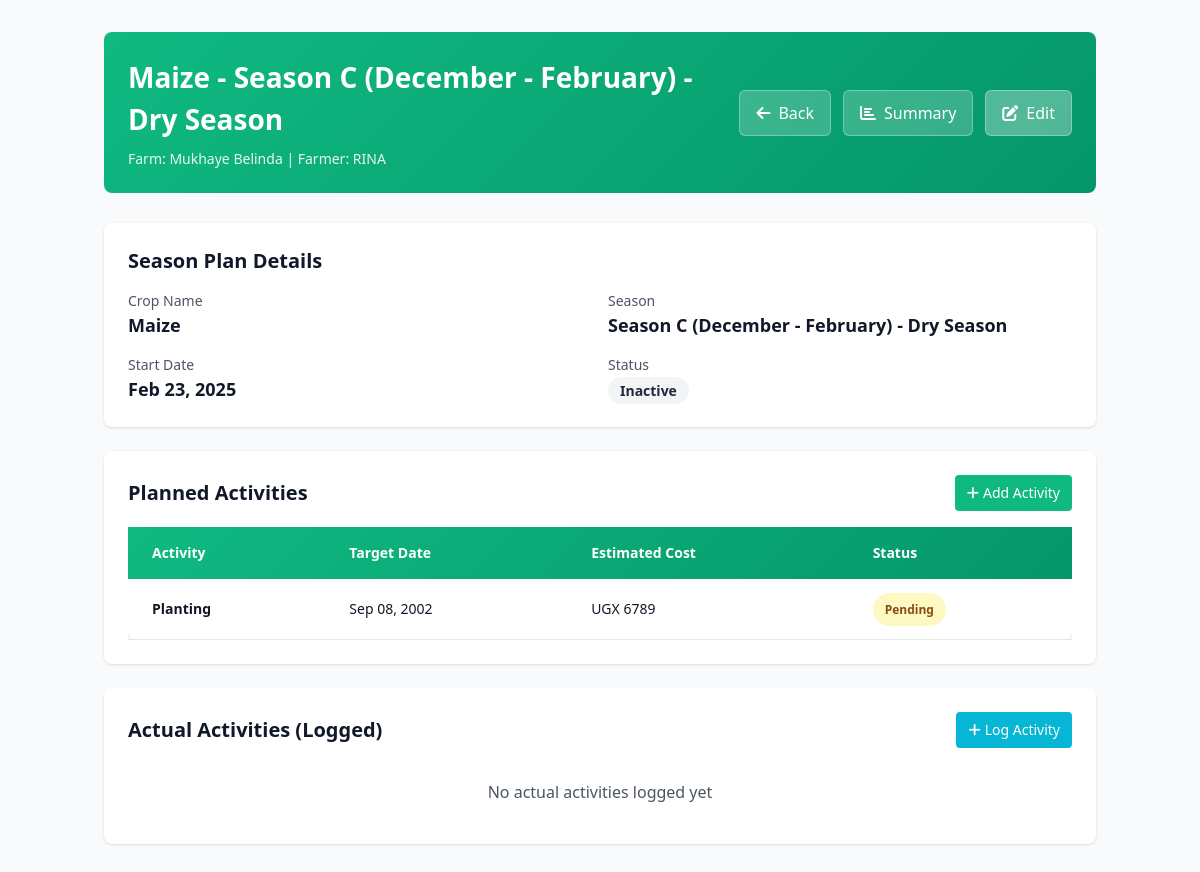
The app's page /seasonplans/1/ with its own data.
### farmcore/models.py (models this page shows, shortened)
class SeasonPlan(models.Model):
    SEASON_CHOICES = [
        ('season_a', 'Season A (March - July) - Long Rains'),
        ('season_b', 'Season B (August - November) - Short Rains'),
        ('season_c', 'Season C (December - February) - Dry Season'),
    ]
    STATUS_CHOICES = [
        ('is_active', 'Is Active'),
        ('completed', 'Completed'),
        ('planned', 'Planned'),
    ]
    farm = models.ForeignKey(Farm, on_delete=models.CASCADE)
    crop_name = models.CharField(max_length=100)
    season_name = models.CharField(max_length=100, choices=SEASON_CHOICES)
    status = models.CharField(max_length=20, choices=STATUS_CHOICES, default='planned')
    start_date = models.DateField(null=True, blank=True)

class Farm(models.Model):
    farmer = models.ForeignKey(Farmer, on_delete=models.CASCADE, related_name='farms')
    name = models.CharField(max_length=255)
    size_in_acres = models.FloatField()
    location = models.CharField(max_length=255, default='')

class Farmer(models.Model):
    farmer_id = models.CharField(max_length=20, unique=True, blank=True, null=True)
    name = models.CharField(max_length=255, blank=True, null=True)
    phone = models.CharField(max_length=15, unique=True)

class PlannedActivity(models.Model):
    ACTIVITY_CHOICES = [
        ('land_preparation', 'Land Preparation'),
        ('planting', 'Planting'),
        ('weeding', 'Weeding'),
        ('spraying', 'Spraying'),
        ('harvesting', 'Harvesting'),
    ]
    season_plan = models.ForeignKey(SeasonPlan, on_delete=models.CASCADE)
    activity_type = models.CharField(max_length=100, choices=ACTIVITY_CHOICES)
    target_date = models.DateField()
    estimated_cost_ugx = models.FloatField(null=True, blank=True)

### farmcore/views.py (the view)
# urls.py: path("seasonplans/<int:pk>/", views.seasonplan_detail, name="seasonplan_detail"),
def seasonplan_detail(request, pk):
    plan = SeasonPlan.objects.get(id=pk)
    planned_activities = PlannedActivity.objects.filter(season_plan=plan)
    actual_activities = ActualActivity.objects.filter(season_plan=plan)
    context = {
        'plan': plan,
        'planned_activities': planned_activities,
        'actual_activities': actual_activities,
    }
    return render(request, 'seasonplan_detail.html', context)

### farmcore/templates/seasonplan_detail.html (shortened to what this page needs)
<!DOCTYPE html>
<html lang="en">
<head>
    <link rel="stylesheet" href="https://cdnjs.cloudflare.com/ajax/libs/font-awesome/6.0.0/css/all.min.css">
    <script src="https://cdn.tailwindcss.com"></script>
</head>
<body class="bg-gray-50">
    <div class="container mx-auto px-4 py-8">
        <div class="page-header">
            <div class="page-header-content">
                <h1>{{ plan.crop_name }} - {{ plan.get_season_name_display }}</h1>
                <p>Farm: {{ plan.farm.name }} | Farmer: {{ plan.farm.farmer.name }}</p>
            </div>
            <div class="action-buttons">
                <a href="{% url 'seasonplan_list' %}" class="back-button">
                    <i class="fas fa-arrow-left"></i> Back
                </a>
                <a href="{% url 'seasonplan_summary' plan.id %}" class="btn-action">
                    <i class="fas fa-chart-bar"></i> Summary
                </a>
                <a href="{% url 'seasonplan_edit' plan.id %}" class="btn-action primary">
                    <i class="fas fa-edit"></i> Edit
                </a>
            </div>
        </div>
        <div class="bg-white rounded-lg shadow p-6 mb-6">
            <h2 class="text-xl font-bold text-gray-900 mb-4">Season Plan Details</h2>
            <div class="grid grid-cols-2 gap-4">
                <div>
                    <p class="text-gray-600 text-sm">Crop Name</p>
                    <p class="text-lg font-semibold text-gray-900">{{ plan.crop_name }}</p>
                </div>
                <div>
                    <p class="text-gray-600 text-sm">Season</p>
                    <p class="text-lg font-semibold text-gray-900">{{ plan.get_season_name_display }}</p>
                </div>
                <div>
                    <p class="text-gray-600 text-sm">Start Date</p>
                    <p class="text-lg font-semibold text-gray-900">
                        {% if plan.start_date %}{{ plan.start_date|date:"M d, Y" }}{% else %}Not set{% endif %}
                    </p>
                </div>
                <div>
                    <p class="text-gray-600 text-sm">Status</p>
                    <p class="text-lg font-semibold">
                        {% if plan.is_active %}
                            <span class="px-3 py-1 bg-green-100 text-green-800 rounded-full text-sm">Active</span>
                        {% else %}
                            <span class="px-3 py-1 bg-gray-100 text-gray-800 rounded-full text-sm">Inactive</span>
                        {% endif %}
                    </p>
                </div>
            </div>
        </div>
        <div class="bg-white rounded-lg shadow p-6 mb-6">
            <div class="flex justify-between items-center mb-4">
                <h2 class="text-xl font-bold text-gray-900">Planned Activities</h2>
                <a href="{% url 'plannedactivity_create' %}" class="bg-emerald-500 text-white px-3 py-2 rounded text-sm hover:bg-emerald-600">
                    <i class="fas fa-plus mr-1"></i>Add Activity
                </a>
            </div>
            {% if planned_activities %}
            <div class="overflow-x-auto">
                <table class="min-w-full bg-white rounded-lg shadow">
                    <thead style="background: linear-gradient(135deg, #10b981 0%, #059669 100%); color: white;">
                        <tr>
                            <th class="px-6 py-4 text-left font-bold text-sm">Activity</th>
                            <th class="px-6 py-4 text-left font-bold text-sm">Target Date</th>
                            <th class="px-6 py-4 text-left font-bold text-sm">Estimated Cost</th>
                            <th class="px-6 py-4 text-left font-bold text-sm">Status</th>
                        </tr>
                    </thead>
                    <tbody>
                        {% for activity in planned_activities %}
                        <tr style="border-bottom: 1px solid #e8e8e8; transition: all 0.2s;" onmouseover="this.style.backgroundColor='#f0fdf4';" onmouseout="this.style.backgroundColor='white';">
                            <td class="px-6 py-5 text-sm font-semibold text-gray-900">{{ activity.get_activity_type_display }}</td>
                            <td class="px-6 py-5 text-sm font-medium text-gray-900">{{ activity.target_date|date:"M d, Y" }}</td>
                            <td class="px-6 py-5 text-sm font-medium text-gray-900">
                                {% if activity.estimated_cost_ugx %}UGX {{ activity.estimated_cost_ugx|floatformat:0 }}{% else %}Not set{% endif %}
                            </td>
                            <td class="px-6 py-5 text-sm">
                                {% if activity.actual_activities.exists %}
                                    <span class="px-3 py-2 bg-emerald-100 text-emerald-800 rounded-full text-xs font-bold">Completed</span>
                                {% else %}
                                    <span class="px-3 py-2 bg-yellow-100 text-yellow-800 rounded-full text-xs font-bold">Pending</span>
                                {% endif %}
                            </td>
                        </tr>
                        {% endfor %}
                    </tbody>
                </table>
            </div>
            {% else %}
            <p class="text-gray-600 text-center py-4">No planned activities yet</p>
            {% endif %}
        </div>
        <div class="bg-white rounded-lg shadow p-6">
            <div class="flex justify-between items-center mb-4">
                <h2 class="text-xl font-bold text-gray-900">Actual Activities (Logged)</h2>
                <a href="{% url 'actualactivity_create' %}" class="bg-cyan-500 text-white px-3 py-2 rounded text-sm hover:bg-cyan-600">
                    <i class="fas fa-plus mr-1"></i>Log Activity
                </a>
            </div>
            {% if actual_activities %}
            <div class="overflow-x-auto">
                <table class="min-w-full bg-white rounded-lg shadow">
                    <thead style="background: linear-gradient(135deg, #10b981 0%, #059669 100%); color: white;">
                        <tr>
                            <th class="px-6 py-4 text-left font-bold text-sm">Activity</th>
                            <th class="px-6 py-4 text-left font-bold text-sm">Date</th>
                            <th class="px-6 py-4 text-left font-bold text-sm">Actual Cost</th>
                            <th class="px-6 py-4 text-left font-bold text-sm">Notes</th>
                        </tr>
                    </thead>
                    <tbody>
                        {% for activity in actual_activities %}
                        <tr style="border-bottom: 1px solid #e8e8e8; transition: all 0.2s;" onmouseover="this.style.backgroundColor='#f0fdf4';" onmouseout="this.style.backgroundColor='white';">
                            <td class="px-6 py-5 text-sm font-semibold text-gray-900">{{ activity.get_activity_type_display }}</td>
                            <td class="px-6 py-5 text-sm font-medium text-gray-900">{{ activity.actual_date|date:"M d, Y" }}</td>
                            <td class="px-6 py-5 text-sm font-medium text-gray-900">UGX {{ activity.actual_cost_ugx|floatformat:0 }}</td>
                            <td class="px-6 py-5 text-sm text-gray-700">{{ activity.notes|truncatewords:10 }}</td>
                        </tr>
                        {% endfor %}
                    </tbody>
                </table>
            </div>
            {% else %}
            <p class="text-gray-600 text-center py-4">No actual activities logged yet</p>
            {% endif %}
        </div>
    </div>
</body>
</html>

### farmcore/templates/seasonplan_detail.html (style rules this page uses)
.page-header { display: flex; justify-content: space-between; align-items: center; margin-bottom: 30px; padding: 24px; background: linear-gradient(135deg, #10b981 0%, #059669 100%); border-radius: 8px; color: white; }
.page-header-content h1 { font-size: 28px; font-weight: 700; margin: 0 0 8px 0; }
.page-header-content p { margin: 0; opacity: 0.9; font-size: 14px; }
.back-button { display: inline-flex; align-items: center; gap: 8px; background: rgba(255, 255, 255, 0.2); color: white; padding: 10px 16px; border-radius: 6px; text-decoration: none; font-weight: 500; transition: all 0.3s; border: 1px solid rgba(255, 255, 255, 0.3); }
.action-buttons { display: flex; gap: 12px; }
.btn-action { display: inline-flex; align-items: center; gap: 8px; background: rgba(255, 255, 255, 0.2); color: white; padding: 10px 16px; border-radius: 6px; text-decoration: none; font-weight: 500; transition: all 0.3s; border: 1px solid rgba(255, 255, 255, 0.3); }
.btn-action.primary { background: rgba(255, 255, 255, 0.3); }

### records on screen
SeasonPlan: crop_name "Maize", season_name "Season C (December - February) - Dry Season", farm.name "Mukhaye Belinda", farm.farmer.name "RINA", start_date "Feb 23, 2025"
PlannedActivity: activity_type "Planting", target_date "Sep 08, 2002", estimated_cost_ugx "6789", shows "Pending"
